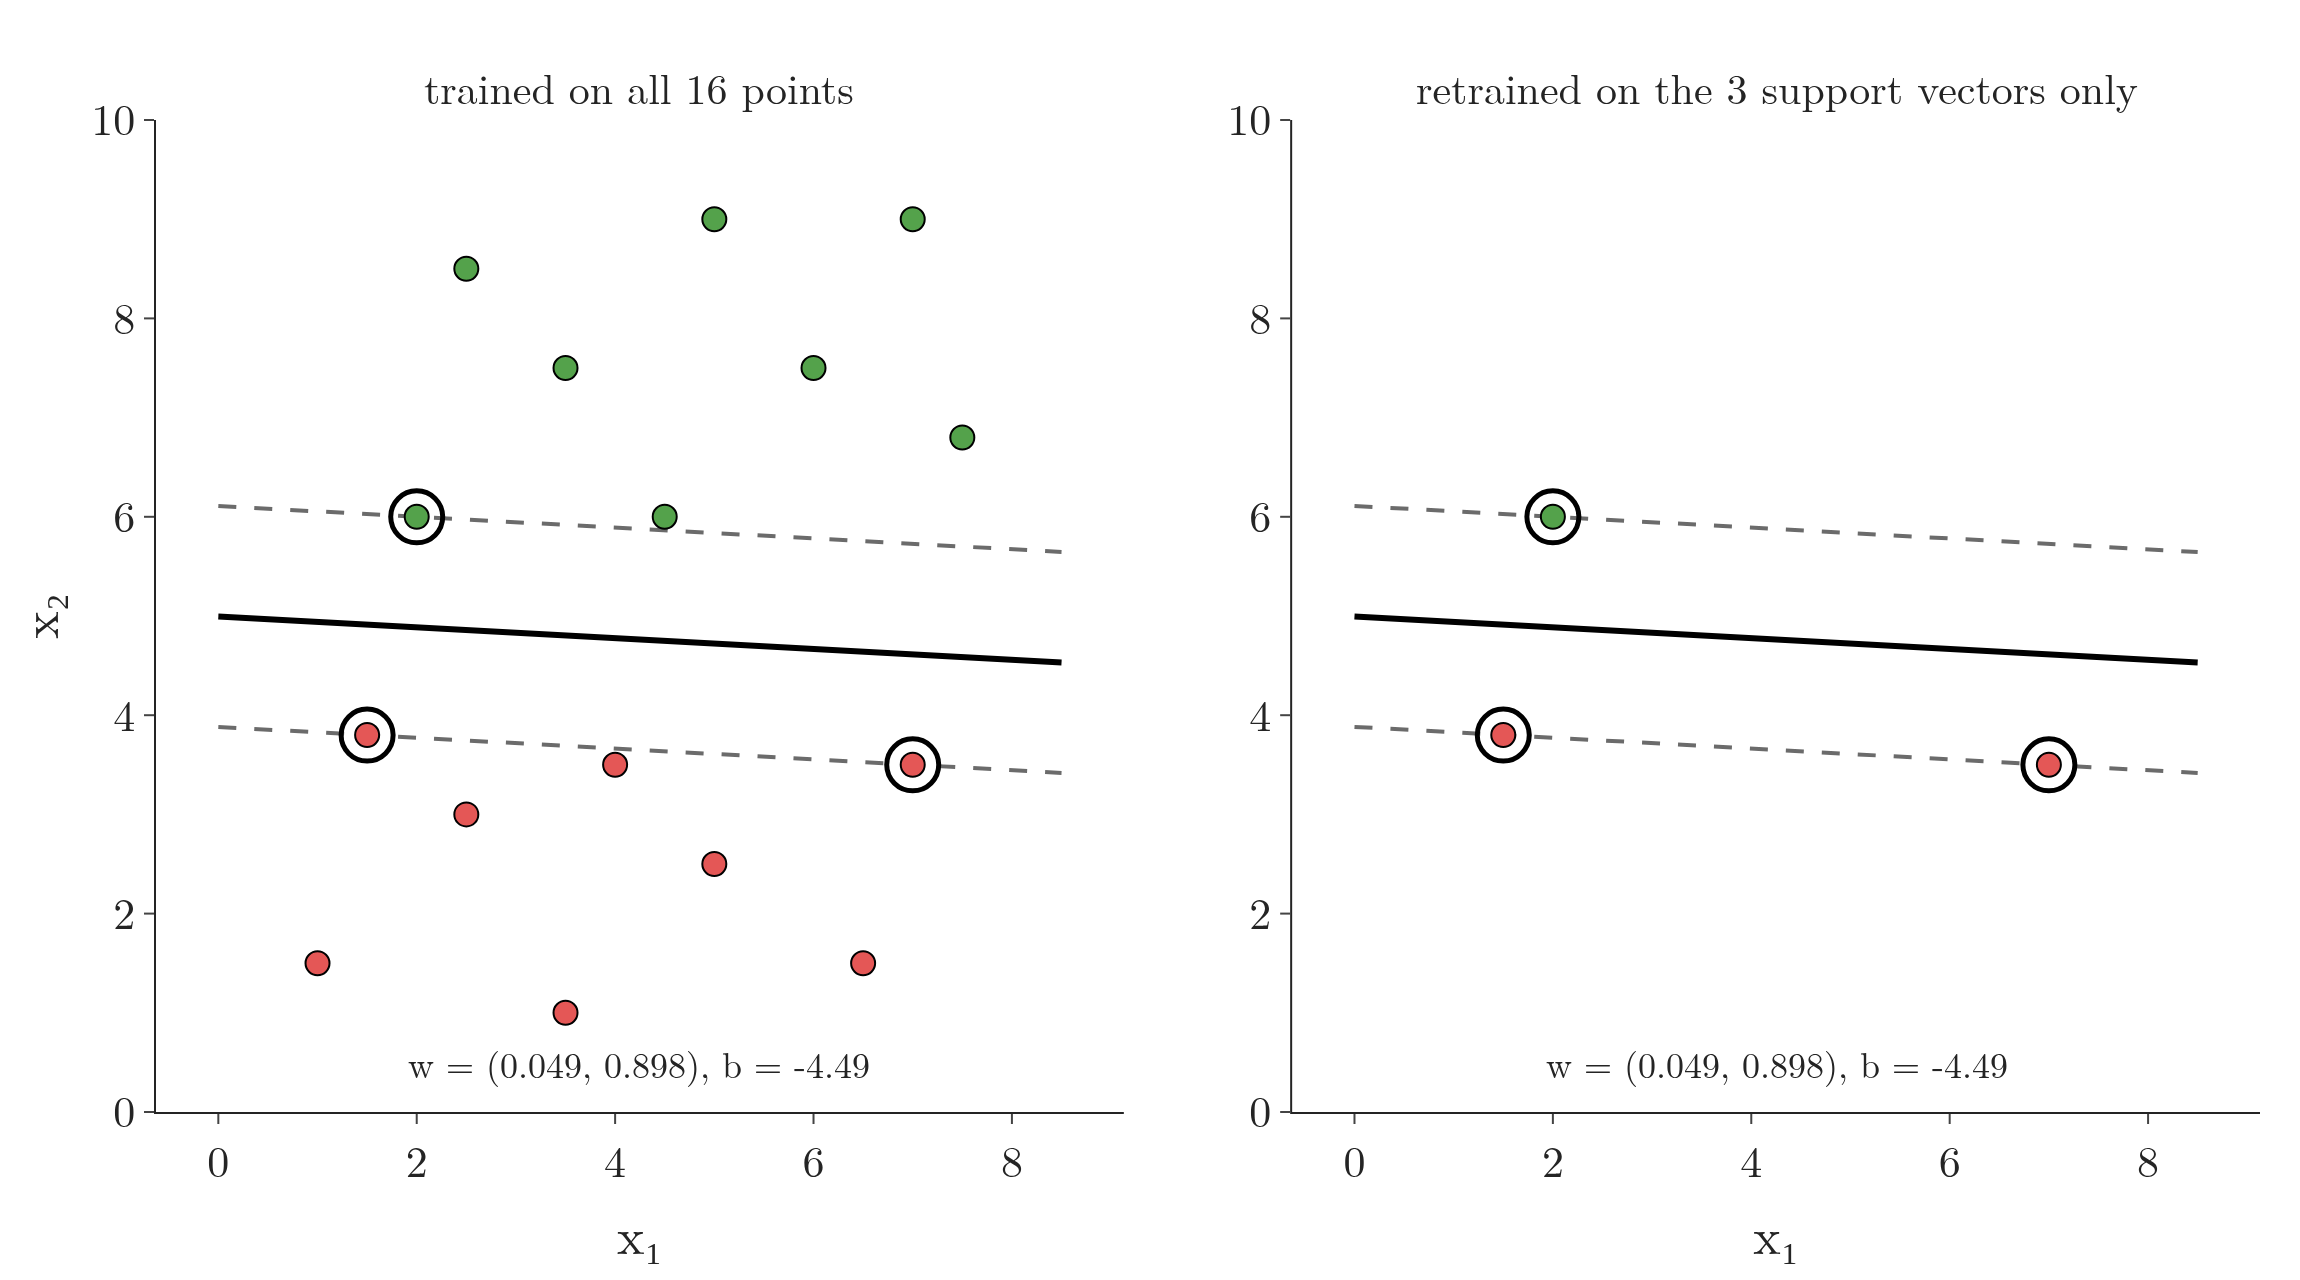

Recreate this plot in Python.
"""Only the support vectors matter (Plotly). Left: the hard-margin SVM (SVC, linear, C = 1e6) on all 16 points, with
its margin and its 3 support vectors ringed. Right: the same SVM retrained on the 3 support vectors alone gives the
same line (w and b equal to 3 decimals; the rest is solver tolerance)."""
from pathlib import Path
import numpy as np
import plotly.graph_objects as go
from plotly.subplots import make_subplots
from sklearn.svm import SVC
from gifkit import FONT, GREEN, GREY, RED
from svm_data import X, line, xs, y

here = Path(__file__).parent
full = SVC(kernel="linear", C=1e6).fit(X, y)
sv = full.support_
small = SVC(kernel="linear", C=1e6).fit(X[sv], y[sv])
assert len(sv) == 3 and np.allclose(full.coef_, small.coef_, atol=1e-3) and np.allclose(full.intercept_, small.intercept_, atol=1e-3)
fig = make_subplots(1, 2, horizontal_spacing=0.08, subplot_titles=["trained on all 16 points", "retrained on the 3 support vectors only"])
fig.update_annotations(font_size=21)
for col, (Xd, yd, m) in enumerate(((X, y, full), (X[sv], y[sv], small)), 1):
    w, b = m.coef_[0], m.intercept_[0]
    for s, dash in ((0, "solid"), (1, "dash"), (-1, "dash")):
        fig.add_trace(go.Scatter(x=xs, y=line(w, b, s), mode="lines", line=dict(color="black" if s == 0 else GREY, width=3 if s == 0 else 2, dash=dash)), 1, col)
    for cls, c in ((1, GREEN), (-1, RED)):
        k = yd == cls
        fig.add_trace(go.Scatter(x=Xd[k, 0], y=Xd[k, 1], mode="markers", marker=dict(size=12, color=c, line=dict(color="black", width=1))), 1, col)
    fig.add_trace(go.Scatter(x=X[sv, 0], y=X[sv, 1], mode="markers", marker=dict(size=26, color="rgba(0,0,0,0)", line=dict(color="black", width=2.5))), 1, col)
    fig.add_annotation(x=0.5, y=0.02, xref=f"x{col if col > 1 else ''} domain", yref=f"y{col if col > 1 else ''} domain", showarrow=False,
                       text=f"w = ({w[0]:.3f}, {w[1]:.3f}), b = {b:.2f}", font=dict(size=18), bgcolor="white")
    fig.update_xaxes(range=[0, 8.5], title="x₁", row=1, col=col)
    fig.update_yaxes(range=[0, 10], title="x₂" if col == 1 else None, scaleanchor=f"x{col if col > 1 else ''}", row=1, col=col)
fig.update_layout(template="simple_white", width=1150, height=640, font=FONT, showlegend=False, margin=dict(l=60, r=20, t=60, b=60))
fig.write_image(here / "only_sv.png", scale=2)
